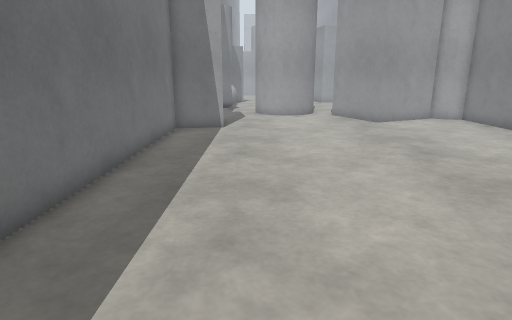
View 1 (above)

17 first-person views from a walk through a world built for the Gazebo simulator. The camera is 1.2 m above the floor, tilts 14° down and sees 75° across. The floor is counted in squares, 0.5 m on a side. Each view is taken from the middle of a square. On the plan, view 1 faces up. The plan holds only what a view shows up to about 19 squares ahead; the rest is blank. The place goes on beyond the plan.

View 2
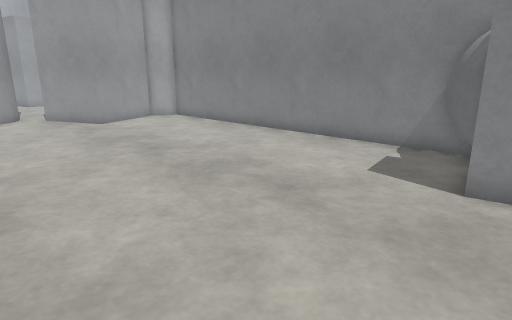

View 3
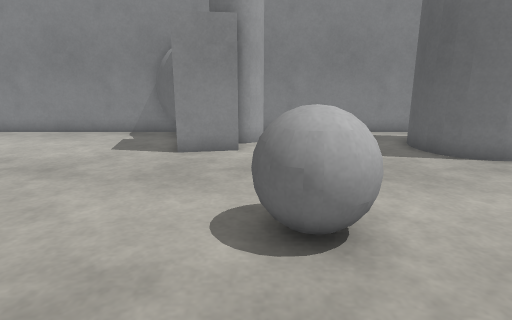

View 4
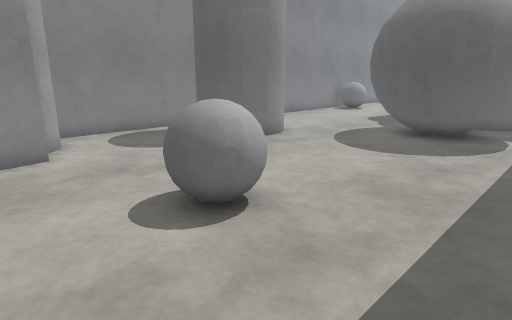

View 5
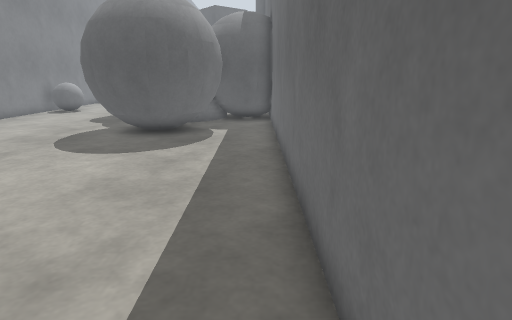

View 6
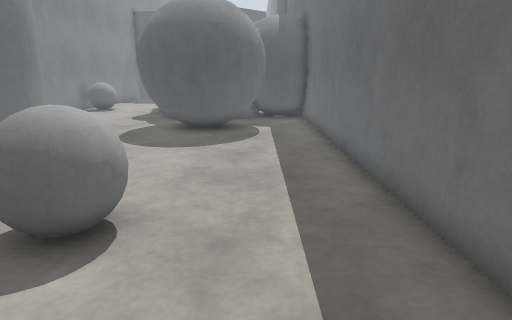

View 7
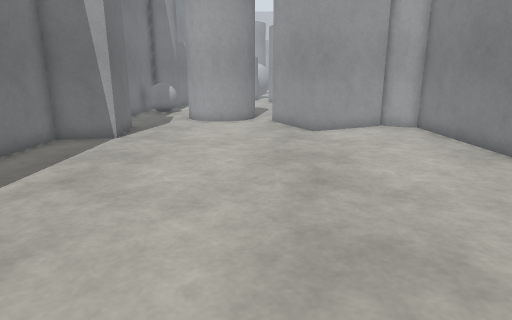

View 8
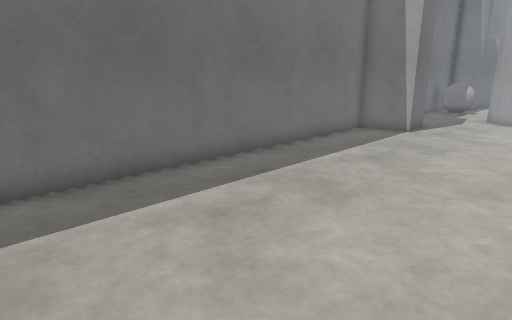

View 9
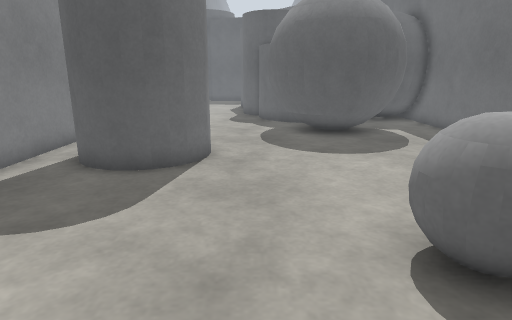

View 10
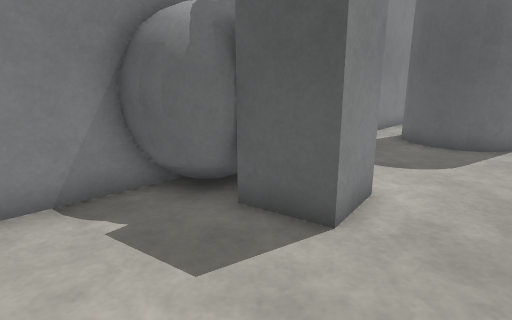

View 11
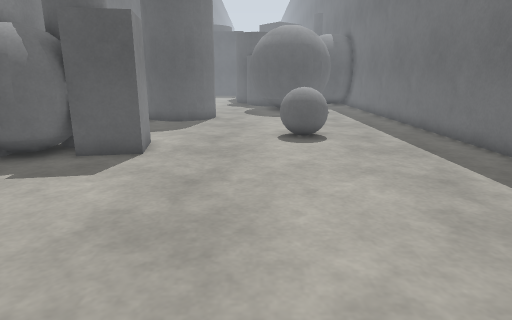

View 12
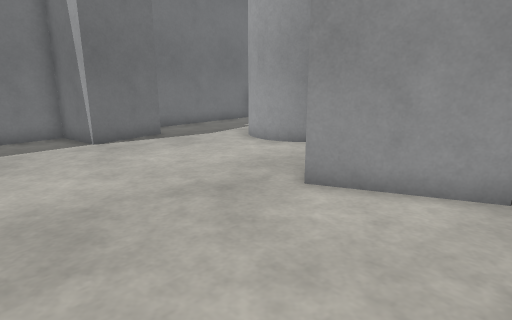

View 13
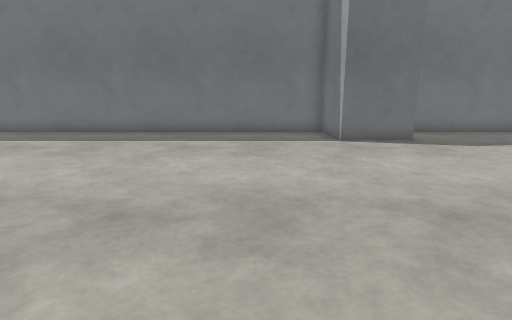

View 14
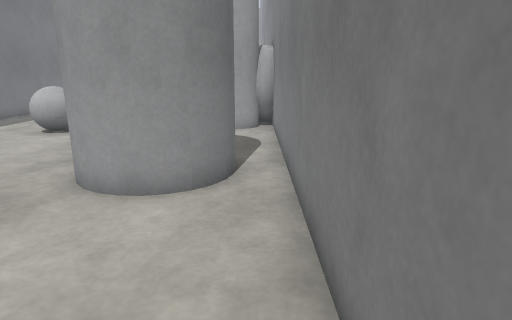

View 15
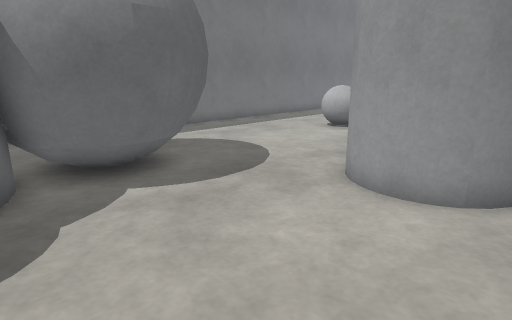

View 16
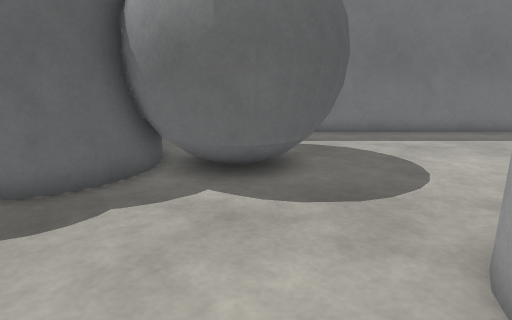

View 17
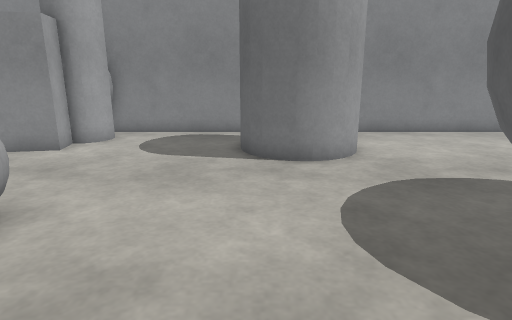

### Floor plan
Key: @ floor where view 1 was taken; # wall or solid block; . floor; P grey post; G grey pole; B grey ball; C grey cylinder.
Columns run from 4 left of view 1 to 12 right of it. Each row starts with its distance up from view 1.
 22 #...GGGGGP
 21 #.....G..PP
 20 #.........P   GG
 19   P.......PPPP.G#
 18   P........P....#
 17   P.............#
 16 PPP.............#
 15 #...............#
 14 #...............#
 13 #...............#
 12 #...............#
 11 #...............#
 10 #...............#
  9 #...............#
  8 #...............#
  7 #...............#
  6 #...............#
  5 #...............#
  4 #...............#
  3 #.............BBB
  2 #...........PPPBB
  1 #...........P GBB
  0 #...@.......PGGGB
 -1 #....BBB.....GGG#
 -2 #....BBB........#
 -3 #.....B.........#
 -4 #...............#
 -5 #...............#
 -6 #...............#
 -7 #..........CCCC.#
 -8 #..........C  C.#
 -9 #..........C  C.#
-10 #..........CCCC.#
-11 #...BBBB........#
-12 #..BBBBBB.......#
-13 #..BBBBBB.......#
-14 #..B  BBB.......#
-15 #..   BBB.......#
-16 #BBBBBBB........#
-17 BBBBB   #.......#

Where each view was taken, in squares from view 1:
view 1: 0 up, 0 right, facing up
view 2: 0 up, 0 right, facing up-right
view 3: 1 down, 3 left, facing right
view 4: 2 up, 3 left, facing down-right
view 5: 2 up, 3 left, facing down
view 6: 3 up, 1 left, facing down
view 7: 3 up, 4 right, facing up
view 8: 1 up, 4 right, facing up-left
view 9: 2 up, 5 right, facing down
view 10: 6 up, 5 right, facing down-right
view 11: 12 up, 4 right, facing down
view 12: 12 up, 11 right, facing up-left
view 13: 13 up, 11 right, facing left
view 14: 17 down, 11 right, facing up
view 15: 17 down, 11 right, facing up-left
view 16: 13 down, 11 right, facing left
view 17: 7 down, 3 left, facing right
